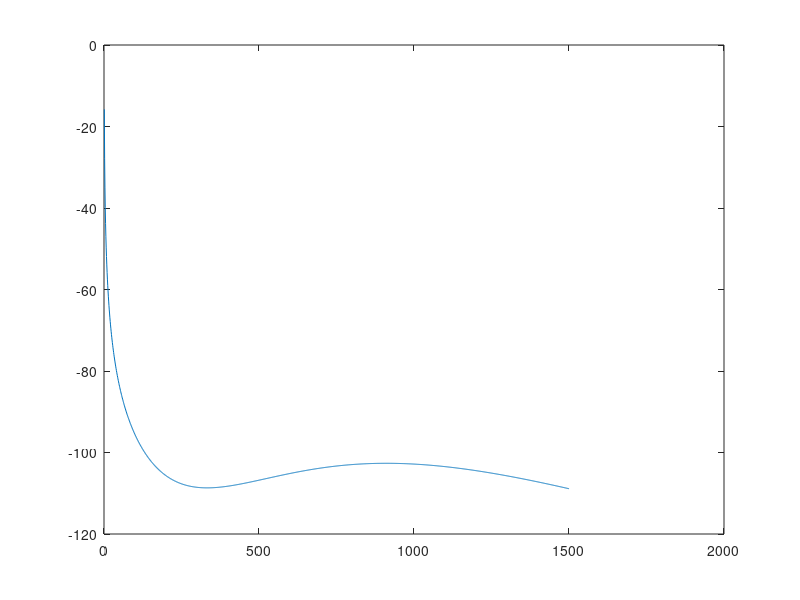

Source code (MATLAB):
clear all
close all
clc

% inputs

%frequency
f = 5.8e9; %Hz
x = linspace(-100,-50,100);
% distance between reader and tag
r = 1500; %m

% miniumum required power at the receiver
Prmin = -110; %dBm

% minimum required SNR
SNRmin = 10; %dB

% noise figure
NF = 2; %dB

%Bandwidth of the receiver
BW = 1e6; %1 Hz

% Receiver Noise power
Pn = -111; %dBm

% Processing gain
Gpr = 10; %dB

%%

%Sensitivity of Receiver Calculation
N = 60;
% Transmitted power ranges
PT = linspace(-20, 30, N); %dBm
% Transmitting antenna gain
Gtx = linspace(1.76, 35, N); %dBi
% Receiving antenna gain
Gt = linspace(9, 13.07, N); %dBi

%%
%gain of the reflection amplifier fitted to the experimental results

% p1 =      0.9694;
% p2 =       2.946;
% p3 =       -3.38;
% p4 =      -16.22;
% p5 =        24.2;
p1 =    0.001327;%  (-0.008781, 0.01144)
p2 =      0.3925;%  (-2.5, 3.285)
p3 =       43.28;%  (-266.4, 353)
p4 =        2107;%  (-1.26e+04, 1.681e+04)
p5 =   3.821e+04;%  (-2.232e+05, 2.996e+05)
a1 =       34.63;%  (31.84, 42.52)
b1 =      -78.24;%  (-79.86, -74.42)
c1 =       93.67;%  (7.169, 13.86)
Gqtr = @(x) a1*exp(-((x-b1).^2/c1))+4; % x is incident tag power in dBm

% plot(x,Gqtr(x))
%%
temp_result = zeros(N^4,5);
lambda = 3e8/(f);%m
path = 10*log10((lambda./(4*pi.*r)).^2);
count = 1;
possible_rows = zeros(N^4,1);
for a = 1:length(PT)
    for b = 1:length(Gtx)
        for d = 1:length(Gt)
            Ptag = PT(a) + Gtx(b) + Gt(d) + path;
            G_tag = Gqtr(Ptag);
            P_backscattered = Ptag + G_tag + Gt(d) + Gtx(b) + path;
            index = (N^2*a-N^2) + (N*b-N)  + d;
            temp_result(index,3) = Gt(d);
            temp_result(index,2) = Gtx(b);
            temp_result(index,1) = PT(a);
            temp_result(index,4) = P_backscattered;
            temp_result(index,5) = Ptag;
            
            if((Ptag > -80 && Ptag < -60) && (P_backscattered > Prmin))
                possible_rows(count) = index;
                count = count + 1;
            end
        end
    end
end
possible_rows = possible_rows(possible_rows~=0);
result = zeros(length(possible_rows),5);
for a = 1:(length(possible_rows))
    result(a,:) = temp_result( possible_rows(a)   ,:);
end

[a,min_tag_row] = min(result(:,3));
min_Gtag_indices = find(result(:,3) == min(result(:,3)));
min_Gtag_results = zeros(length(min_Gtag_indices),5);
for a = 1:length(min_Gtag_indices)
    min_Gtag_results(a,:) = result(min_Gtag_indices(a),:);
end

%%
%Test for lower Distances
a = 1;
Pt = min_Gtag_results(a,1); Gtx = min_Gtag_results(a,2); Gt = min_Gtag_results(a,3);
r2 = 1:r;
path_test = 10*log10((lambda./(4*pi.*r2)).^2);
Ptag_test = Pt + Gtx + Gt + path_test;
Pr_test = Ptag_test + Gt + Gtx + path_test + Gqtr(Ptag_test);
plot(r2,Pr_test)

%TAKE 1



